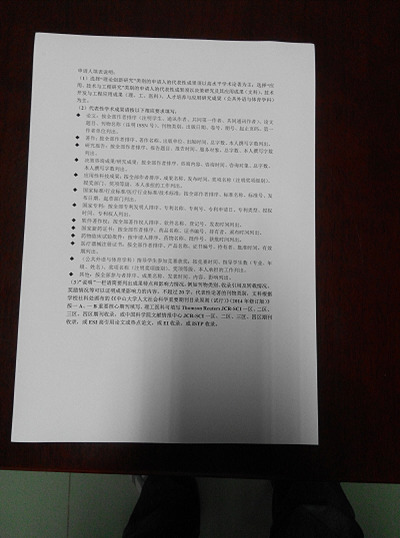
#> input picture assets/0.jpg, 400 x 538 px; its folder holds only this picture in this run
$ python main.py
#> lines starting #> are read from the running program, lines starting #| are printed output that depends on the picture
import glob
import cv2
import numpy as np


def angle(pt1, pt2, pt0):
    dx1 = pt1[0] - pt0[0]
    dy1 = pt1[1] - pt0[1]
    dx2 = pt2[0] - pt0[0]
    dy2 = pt2[1] - pt0[1]
    return (dx1 * dx2 + dy1 * dy2) / np.sqrt((dx1 * dx1 + dy1 * dy1) * (dx2 * dx2 + dy2 * dy2) + 1e-10)


def orderPoints(points):
    x, y = points[:, 0], points[:, 1]

    x0 = np.mean(x)
    y0 = np.mean(y)

    r = np.sqrt((x - x0) ** 2 + (y - y0) ** 2)

    angles = np.where((y - y0) > 0, np.arccos((x - x0) / r), 2 * np.pi - np.arccos((x - x0) / r))

    mask = np.argsort(angles)
    mask = np.roll(mask, 2)

    result = np.zeros_like(points)
    result[:, 0] = x[mask]
    result[:, 1] = y[mask]

    return result


def fourPointTransform(image, points):
    ordered = orderPoints(points)

    widthA = cv2.norm(ordered[2] - ordered[3])
    widthB = cv2.norm(ordered[1] - ordered[0])
    maxWidth = np.maximum(widthA, widthB).astype(int)

    heightA = cv2.norm(ordered[1] - ordered[2])
    heightB = cv2.norm(ordered[0] - ordered[3])
    maxHeight = np.maximum(heightA, heightB).astype(int)

    newPositions = np.asarray([
        [0, 0],
        [maxWidth - 1, 0],
        [maxWidth - 1, maxHeight - 1],
        [0, maxHeight - 1]
    ], dtype=np.float32)

    M = cv2.getPerspectiveTransform(ordered, newPositions)
    return cv2.warpPerspective(image, M, (maxWidth, maxHeight))


def findSquares(image):
    THRESH = 20
    N = 11

    blurred = cv2.medianBlur(image, 9)
    gray0 = np.zeros((blurred.shape[0], blurred.shape[1]), dtype=np.uint8)

    squares = []

    for c in range(0, 3):

        cv2.mixChannels([blurred], [gray0], [c, 0])

        while not squares and N < 100:
            for l in range(N):
                if l == 0:
                    gray = cv2.Canny(gray0, 10, THRESH, 3)
                    gray = cv2.dilate(gray, np.ones((3, 3)), (-1, -1))
                else:
                    _, gray = cv2.threshold(gray0, (l + 1) * 255 / N, 255, 0)

                contours, _ = cv2.findContours(gray, cv2.RETR_LIST, cv2.CHAIN_APPROX_SIMPLE)

                for contour in contours:
                    approx = cv2.approxPolyDP(contour, cv2.arcLength(contour, True) * 0.02, True)

                    if approx.shape[0] == 4 \
                            and np.fabs(cv2.contourArea(approx)) > 1000 \
                            and cv2.isContourConvex(approx):
                        maxCosine = 0
                        for j in range(2, 5):
                            approx = approx.reshape((-1, 2))
                            cosine = np.fabs(angle(approx[j % 4], approx[j - 2], approx[j - 1]))
                            maxCosine = np.fmax(maxCosine, cosine)

                        if maxCosine < 0.2:
                            squares.append(approx)

            N += 10

    return squares


def removeShadows(image):
    def operate(channel):
        dilationKernel = cv2.getStructuringElement(cv2.MORPH_RECT, (9, 9))
        channel = cv2.dilate(channel, dilationKernel)
        blurredChannel = cv2.medianBlur(channel, 21)
        differenceChannel = cv2.absdiff(b, blurredChannel)
        differenceChannel = cv2.subtract(255, differenceChannel)
        differenceChannel = cv2.normalize(differenceChannel, channel, alpha=0, beta=255, norm_type=cv2.NORM_MINMAX)
        return differenceChannel

    b, g, r = cv2.split(image)
    b, g, r = operate(b), operate(g), operate(r)

    return cv2.merge(np.array([b, g, r]))


def intelliResize(image):
    PROCESS_WIDTH = 512
    PROCESS_HEIGHT = 910

    width = image.shape[1]
    height = image.shape[0]

    if width < PROCESS_WIDTH or height < PROCESS_HEIGHT:
        newWidth, newHeight = width, height
    elif height < width:
        newWidth, newHeight = PROCESS_HEIGHT, PROCESS_WIDTH
    else:
        newWidth, newHeight = PROCESS_WIDTH, PROCESS_HEIGHT

    ratioWidth = width / newWidth
    ratioHeight = height / newHeight

    return cv2.resize(image, (newWidth, newHeight), interpolation=cv2.INTER_AREA), ratioWidth, ratioHeight


WINDOW_NAME = "Square Detection Demo"


def main():
    cv2.namedWindow(WINDOW_NAME, 0)
    cv2.resizeWindow(WINDOW_NAME, 1000, 1000)

    for filename in glob.glob("assets/*.jpg"):
        image = cv2.imread(filename)
#> image is the input picture: shape (538, 400, 3); mean B, G, R 97.1, 98.4, 102.1

        resizedImage, ratioWidth, ratioHeight = intelliResize(image)
#> ratioWidth = 1; ratioHeight = 1

        squares = findSquares(resizedImage.copy())
#> in findSquares, `blurred = cv2.medianBlur(image, 9)`:
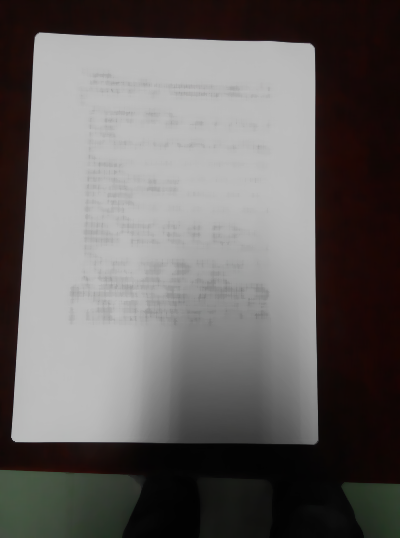
#> blurred: shape (538, 400, 3); mean of channels 0, 1, 2 98.6, 99.9, 103.6; drawn as B, G, R
#> after the loop in findSquares, `for c in range(0, 3):`: gray: shape (538, 400); every value is 0
#> after the loop in findSquares, `for c in range(0, 3):`:
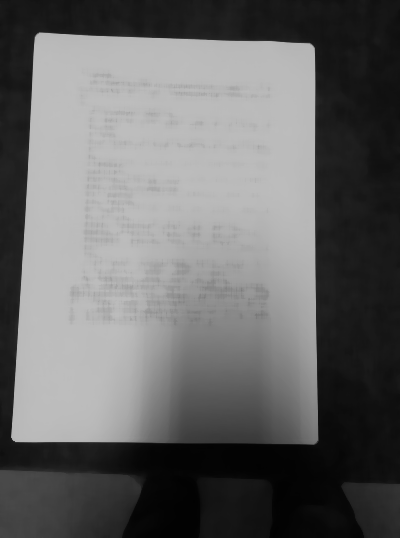
#> gray0: shape (538, 400); min 1, max 190, mean 103.6
#> after the loop in findSquares, `for c in range(0, 3):`: N = 21; cosine = nan; maxCosine = 0.0485; squares = [[[37, 31], [10, 440], [316, 445], [315, 45]], [[37, 33], [12, 439], [314, 444], [314, 47]], [[37, 33], [12, 439], [315, 443], [314, 47]]]

        list.sort(squares, key=cv2.contourArea)

        unresizedSquares = []

        for square in squares:
            unresizedSquare = []
            for i in square:
                unresizedSquare.append([i[0] * ratioWidth, i[1] * ratioHeight])
            unresizedSquares.append(unresizedSquare)
#> this loop made 3 passes
#> square on passes 1 to 3: [[37, 33], [12, 439], [314, 444], [314, 47]], [[37, 33], [12, 439], [315, 443], [314, 47]], [[37, 31], [10, 440], [316, 445], [315, 45]]
#> after the loop, unresizedSquares = [[[37, 33], [12, 439], [314, 444], [314, 47]], [[37, 33], [12, 439], [315, 443], [314, 47]], [[37, 31], [10, 440], [316, 445], [315, 45]]]

        unresizedSquares = np.asarray(unresizedSquares, dtype=np.float32)
        drawn = cv2.polylines(image.copy(), np.int32(unresizedSquares), True, (0, 255, 0), 3, cv2.LINE_AA)
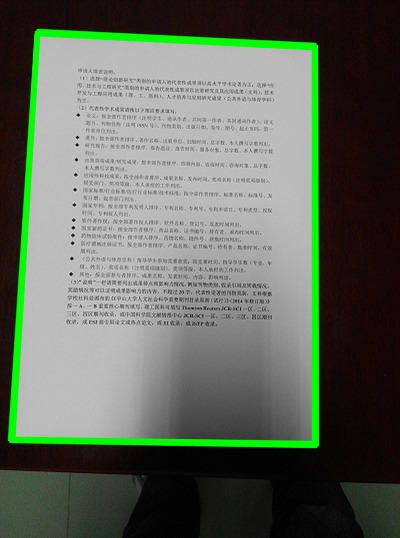
#> drawn: shape (538, 400, 3); mean B, G, R 92, 104.8, 96.9
        cv2.imshow(WINDOW_NAME, drawn)

        if True:
            number = 0

            for unresizedSquare in unresizedSquares:
                if number > 1:
                    break

                wndname1 = "Square Cut:" + str(number)
                number += 1

                cut = image.copy()

                cut = fourPointTransform(cut, unresizedSquare)

                cv2.namedWindow(wndname1)
                cv2.resizeWindow(wndname1, 1000, 1000)

                noShadows = removeShadows(cut)

                cv2.imshow(wndname1, noShadows)
#> this loop made 3 passes
#> (unresizedSquare, wndname1, number) on passes 1 to 2: ([[37, 33], [12, 439], [314, 444], [314, 47]], 'Square Cut:0', 1), ([[37, 33], [12, 439], [315, 443], [314, 47]], 'Square Cut:1', 2)
#> pass 1, in main, `cut = fourPointTransform(cut, unresizedSquare)`:
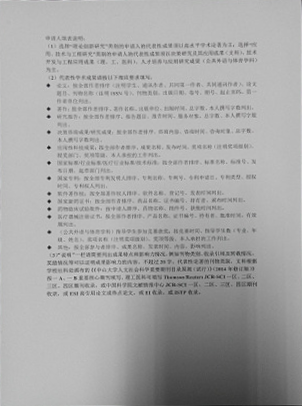
#> cut: shape (406, 302, 3); mean B, G, R 166.6, 166.6, 166.6
#> after the loop, number = 2

        cv2.waitKey(0)
        cv2.destroyAllWindows()


if __name__ == '__main__':
    main()

$ run again, on assets/12.jpg
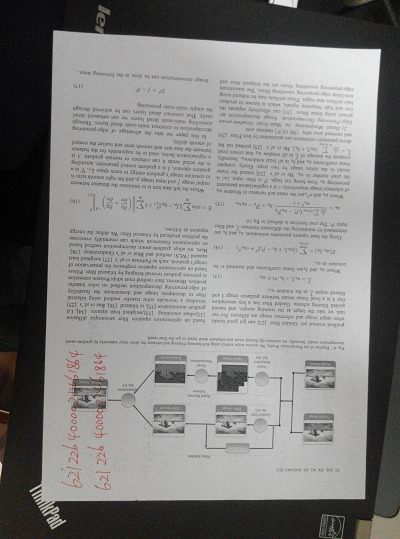
#> input picture assets/12.jpg, 400 x 539 px
#> in main, image is the input picture: shape (539, 400, 3); mean B, G, R 127.1, 128, 128.5
#> in main, `resizedImage, ratioWidth, ratioHeight = intelliResize(image)`: ratioWidth = 1
#> after the loop in findSquares, `for c in range(0, 3):`: N = 21; cosine = nan; maxCosine = 0.198; squares = [[[55, 31], [50, 524], [362, 498], [380, 51]], [[56, 31], [50, 524], [362, 497], [379, 51]], [[57, 31], [40, 502], [362, 497], [379, 51]]]
#> the loop in main, `for square in squares:` made 3 passes
#> square on passes 1 to 3: [[57, 31], [40, 502], [362, 497], [379, 51]], [[56, 31], [50, 524], [362, 497], [379, 51]], [[55, 31], [50, 524], [362, 498], [380, 51]]
#> after the loop in main, `for square in squares:`: unresizedSquares = [[[57, 31], [40, 502], [362, 497], [379, 51]], [[56, 31], [50, 524], [362, 497], [379, 51]], [[55, 31], [50, 524], [362, 498], [380, 51]]]
#> the loop in main, `for unresizedSquare in unresizedSquares:` made 3 passes
#> (unresizedSquare, wndname1, number) on passes 1 to 2: ([[57, 31], [40, 502], [362, 497], [379, 51]], 'Square Cut:0', 1), ([[56, 31], [50, 524], [362, 497], [379, 51]], 'Square Cut:1', 2)
#> pass 1, in main, `cut = fourPointTransform(cut, unresizedSquare)`:
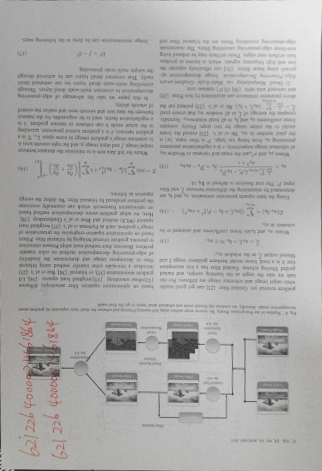
#> cut: shape (471, 322, 3); mean B, G, R 170.3, 170.9, 171.4
#> after the loop in main, `for unresizedSquare in unresizedSquares:`:
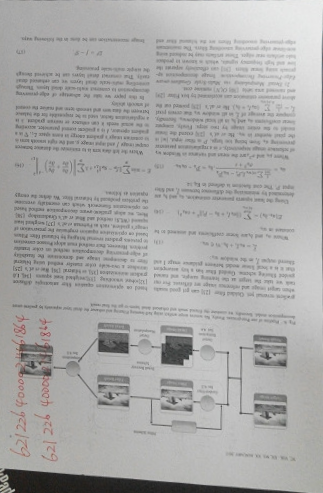
#> cut: shape (493, 323, 3); mean B, G, R 167.8, 168.5, 168.9
#> after the loop in main, `for unresizedSquare in unresizedSquares:`: number = 2

$ run again, on assets/13.jpg
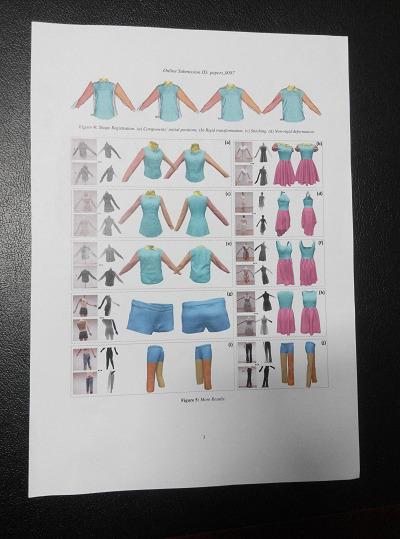
#> input picture assets/13.jpg, 400 x 539 px
#> in main, image is the input picture: shape (539, 400, 3); mean B, G, R 141, 140.2, 140.1
#> in main, `resizedImage, ratioWidth, ratioHeight = intelliResize(image)`: ratioWidth = 1
#> after the loop in findSquares, `for c in range(0, 3):`:
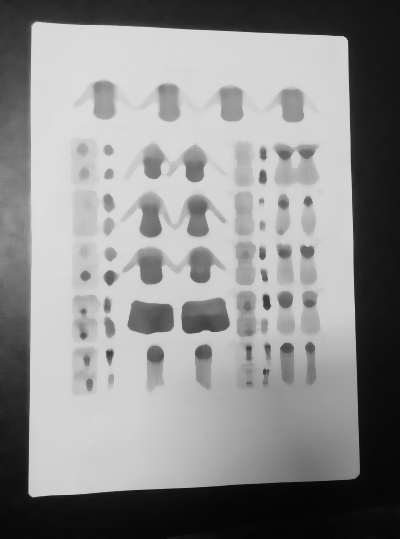
#> gray0: shape (539, 400); min 4, max 221, mean 141.5
#> after the loop in findSquares, `for c in range(0, 3):`: N = 31; cosine = 0.243; squares = [[[28, 23], [29, 495], [355, 478], [346, 38]]]
#> the loop in main, `for square in squares:` made 1 pass
#> square on pass 1: [[28, 23], [29, 495], [355, 478], [346, 38]]
#> in main, `unresizedSquares = np.asarray(unresizedSquares, dtype=np.float32)`: unresizedSquares = [[28, 23], [29, 495], [355, 478], [346, 38]]
#> the loop in main, `for unresizedSquare in unresizedSquares:` made 1 pass
#> (unresizedSquare, wndname1, number) on pass 1: ([[28, 23], [29, 495], [355, 478], [346, 38]], 'Square Cut:0', 1)
#> pass 1, in removeShadows, `b, g, r = cv2.split(image)`:
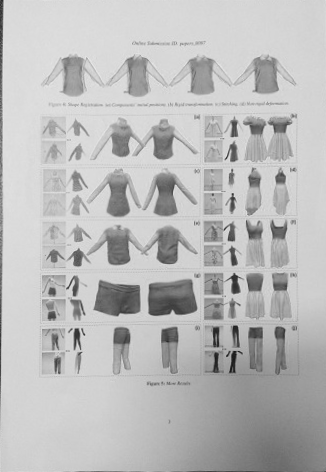
#> r: shape (472, 326); min 24, max 234, mean 187.4
#> after the loop in main, `for unresizedSquare in unresizedSquares:`: number = 1

$ run again, on assets/1.jpg
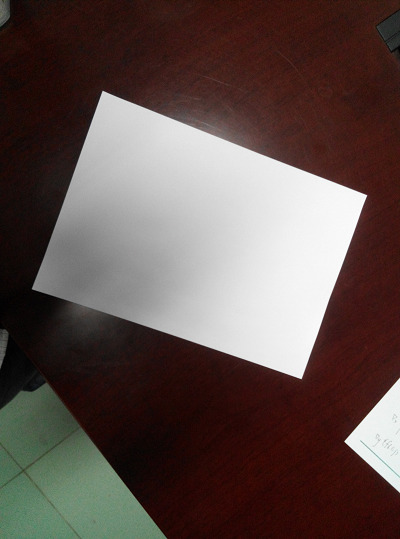
#> input picture assets/1.jpg, 400 x 539 px
#> in main, image is the input picture: shape (539, 400, 3); mean B, G, R 75.1, 79.1, 95
#> in main, `resizedImage, ratioWidth, ratioHeight = intelliResize(image)`: ratioWidth = 1
#> after the loop in findSquares, `for c in range(0, 3):`: N = 21; cosine = nan; maxCosine = 0; squares = [[[105, 93], [363, 196], [298, 376], [35, 287]], [[96, 94], [53, 334], [301, 378], [365, 193]], [[104, 92], [34, 288], [300, 377], [365, 196]], [[104, 92], [35, 289], [301, 376], [364, 195]], [[103, 93], [34, 287], [301, 376], [364, 195]]]
#> the loop in main, `for square in squares:` made 5 passes
#> square on passes 1 to 5: [[105, 93], [363, 196], [298, 376], [35, 287]], [[103, 93], [34, 287], [301, 376], [364, 195]], [[104, 92], [35, 289], [301, 376], [364, 195]], [[104, 92], [34, 288], [300, 377], [365, 196]], [[96, 94], [53, 334], [301, 378], [365, 193]]
#> after the loop in main, `for square in squares:`: unresizedSquares = [[[105, 93], [363, 196], [298, 376], [35, 287]], [[103, 93], [34, 287], [301, 376], [364, 195]], [[104, 92], [35, 289], [301, 376], [364, 195]], [[104, 92], [34, 288], [300, 377], [365, 196]], [[96, 94], [53, 334], [301, 378], [365, 193]]]
#> the loop in main, `for unresizedSquare in unresizedSquares:` made 3 passes
#> (wndname1, number) on pass 1: ('Square Cut:0', 1)
#> pass 1, in main, `cut = fourPointTransform(cut, unresizedSquare)`:
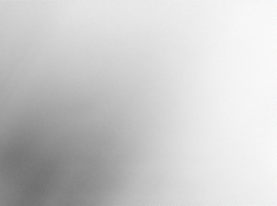
#> cut: shape (206, 277, 3); mean B, G, R 204.5, 204.5, 204.5
#> after the loop in main, `for unresizedSquare in unresizedSquares:`: number = 2
